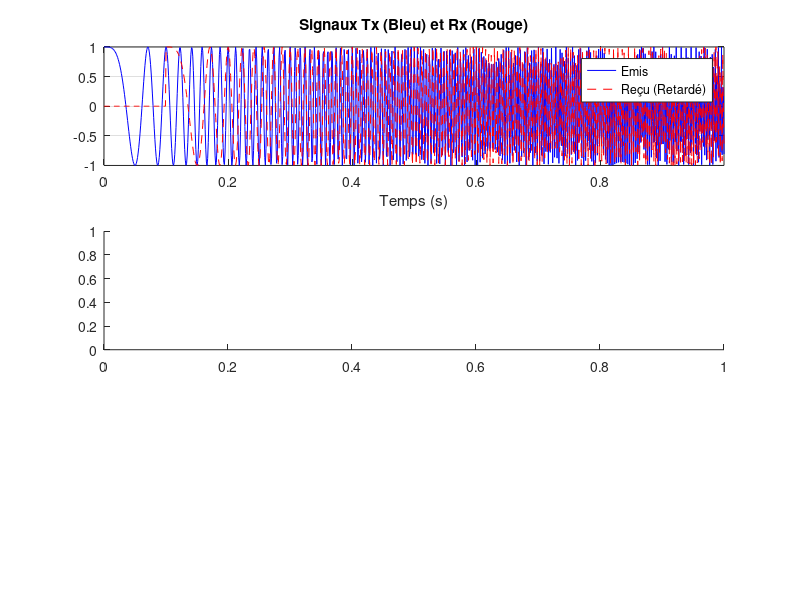

Source code (MATLAB): (Note: this script raises an error after producing the figure.)
%% 1. Paramètres "Visuels" (Échelle Audio)
fs = 1000;              % Fréquence d'échantillonnage (1 kHz)
T = 1;                  % Durée du tir (1 seconde)
t = 0:1/fs:T-1/fs;      % Axe temps (1000 points)

B = 400;                % Bande passante (Sweep 0 -> 400 Hz)
S = B / T;              % Pente (Slope) = 400 Hz/s

% Paramètre de la cible (On définit directement le retard tau)
tau = 0.1;              % Retard de l'écho (0.1s)
% Note: Avec la vitesse lumière, cela correspondrait à une cible à 15 000 km !
% Mais pour la simulation mathématique, c'est parfait pour voir les effets.

%% 2. Génération des Signaux
% Signal Émis (Tx)
Tx = cos(pi * S * t.^2);

% Signal Reçu (Rx) - Retardé
% On crée le signal retardé en décalant l'axe temps
t_lag = t - tau;
Rx = cos(pi * S * t_lag.^2);
% Astuce simulation: On met à 0 la partie où l'écho n'est pas encore revenu
Rx(t < tau) = 0; 

%% 3. Le Mélange (Signal de Battement)
% Mathématiquement: Tx * Rx
Mix = Tx .* Rx;

% Le mélange crée deux fréquences : (Tx-Rx) et (Tx+Rx).
% On veut garder uniquement la différence (Basse Fréquence).
% Un simple filtre passe-bas ou l'étude spectrale le montrera.
% La fréquence théorique du battement est :
f_beat_theorique = S * tau; % Doit donner 40 Hz (400 * 0.1)

%% 4. Visualisation
figure('Name', 'Simulation RADAR - Affichage Corrigé', 'Color', 'white');

% A. Signaux Temporels
subplot(3,1,1);
% On convertit le temps en microsecondes pour l'affichage si c'est très court
if T < 1e-3
    scale_t = 1e6;
    unit_t = '(\mus)';
else
    scale_t = 1;
    unit_t = '(s)';
end

plot(t*scale_t, Tx, 'b', t*scale_t, Rx, 'r--');
% COMMANDE IMPORTANTE : On laisse Matlab ajuster le zoom tout seul
axis tight; 
title('Signaux Tx (Bleu) et Rx (Rouge)');
xlabel(['Temps ' unit_t]); grid on;
legend('Emis', 'Reçu (Retardé)');

% B. Spectrogramme (Pour voir les Chirps)
subplot(3,1,2);
% Fenêtre de 128 points (suffisant car signal lent), overlap important
spectrogram(Tx + Rx, 128, 120, 128, fs, 'yaxis'); 
title('Spectrogramme combiné : On voit les deux lignes parallèles !');

% C. Spectre du Signal de Battement (Ce que voit l''IpDFT)
subplot(3,1,3);
L = length(Mix);
P2 = abs(fft(Mix)/L);
P1 = P2(1:L/2+1);
f_axis = fs*(0:(L/2))/L;

plot(f_axis, P1, 'k', 'LineWidth', 1.5);
xlim([0 100]); % On regarde les basses fréquences
title(['Spectre du Battement (Pic attendu vers ' num2str(f_beat_theorique) ' Hz)']);
xlabel('Fréquence (Hz)'); grid on;
